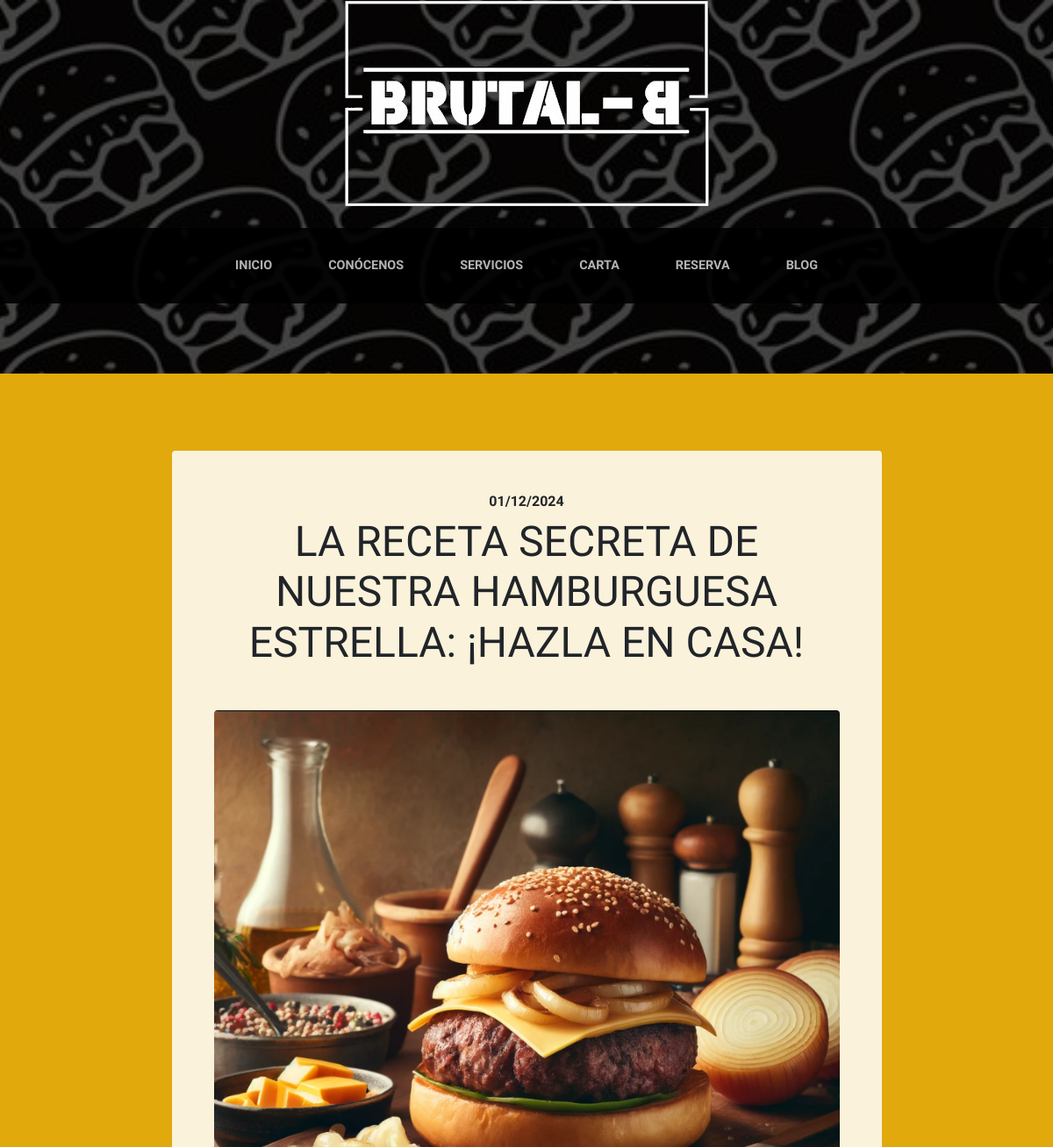
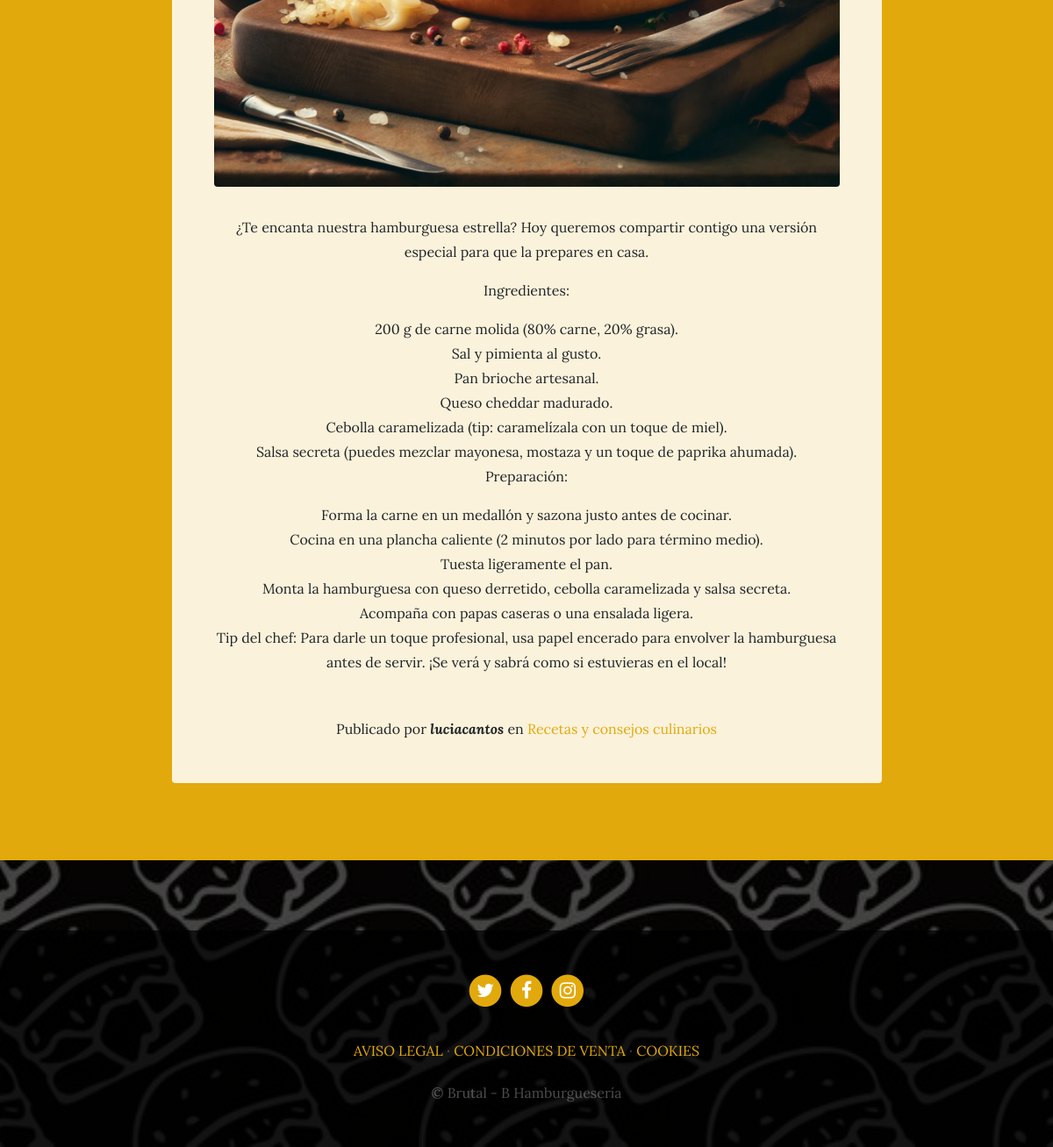
Page /blog/category/3/ on the committed database (2 pictures, top to bottom).
### blog/models.py (models this page shows, shortened)
class Post(models.Model):
    title = models.CharField(max_length=200, verbose_name="Título")
    content = models.TextField(verbose_name="Contenido")
    published = models.DateTimeField(default=now, verbose_name="Fecha de publicación")
    image = models.ImageField(upload_to="blog", null=True, blank=True, verbose_name="Imagen")
    author = models.ForeignKey(User, on_delete=models.CASCADE, verbose_name="Autor")
    categories = models.ManyToManyField(Category, verbose_name="Categorías", related_name="get_posts")
    created = models.DateTimeField(auto_now_add=True, verbose_name="Fecha de creación")
    updated = models.DateTimeField(auto_now=True, verbose_name="Fecha de edición")
    class Meta:
        verbose_name = "entrada"
        verbose_name_plural = "entradas"

class Category(models.Model):
    name = models.CharField(max_length=100, verbose_name='Nombre')
    created = models.DateTimeField(auto_now_add=True, verbose_name='Fecha de creación')
    updated = models.DateTimeField(auto_now=True, verbose_name='Fecha de edición')
    class Meta:
        verbose_name = 'categoría'
        verbose_name_plural = 'categorías'
    def __str__(self):
        return self.name

### pages/models.py (models this page shows, shortened)
class Page(models.Model):
    title = models.CharField(max_length=200, verbose_name= 'Título')
    content = RichTextField(verbose_name= 'Contenido')
    created = models.DateTimeField(auto_now_add=True, verbose_name= 'Fecha de creación')
    updated = models.DateTimeField(auto_now=True, verbose_name= 'Fecha de edición')
    order = models.SmallIntegerField(verbose_name= 'Orden', default=0)
    class Meta:
        verbose_name = 'Página'
        verbose_name_plural = 'Páginas'
        ordering = ['order','title']

### blog/views.py (the view)
# urls.py: path('category/<int:category_id>/', views.category, name='category')
def category(request, category_id):
    category = get_object_or_404(Category, id=category_id)
    return render(request, "blog/category.html",
{'category':category})

### pages/templatetags/pages_extras.py (called while the page is built)
@register.simple_tag
def get_page_list():
    pages = Page.objects.all()
    return pages

### social/processors.py (called while the page is built)
def ctx_dict(request):
    ctx = {}
    links = Link.objects.all()
    for link in links:
        ctx[link.key] = link.url
    return ctx

### blog/templates/blog/category.html (shortened to what this page needs)
{% extends 'core/base.html' %}
{% load static %}
{% block content %}
{% for post in category.get_posts.all %}
    <section class="page-section cta">
        <div class="container">
            <div class="row">
                <div class="col-xl-9 mx-auto">
                    <div class="cta-innerv text-center rounded">
                        <h2 class="section-heading mb-5">
                            <span class="section-heading-upper">{{post.published|date:"SHORT_DATE_FORMAT"}}</span>
                            <span class="section-heading-lower">{{post.title}}</span>
                        </h2>
                        <p class="mb-0">
                            <img class="mx-auto d-flex rounded img-fluid mb-3 mb-lg-0" src="{{post.image.url}}" alt="{{ post.title }}">
                        </p>
                        <p class="mb-0 mbt">{{post.content|linebreaks}}</p>
                        <p class="mb-0 mbt">
                            <span class="section-heading-under">
                                Publicado por <em><b>{{post.author}}</b></em> en
                                {% for category in post.categories.all %}
                                    <a href="{% url 'category' category.id %}" class="link">{{category.name}}</a>
                                {% endfor %}
                            </span>
                        </p>
                    </div>
                </div>
            </div>
        </div>
    </section>
{% endfor %}
{% endblock %}

### core/templates/core/base.html (shortened to what this page needs)
<!DOCTYPE html>
<html lang="es">
	<head>
		{% load static %}
		<link href="{% static 'core/vendor/bootstrap/css/bootstrap.min.css'%}" rel="stylesheet">
		<link href="{% static 'core/vendor/font-awesome/css/font-awesome.min.css' %}" rel="stylesheet" type="text/css">
		<link href="{% static 'core/css/business-casual.css' %}" rel="stylesheet">
	</head>
	<body>
		<div class="text-center mb-4">
			<img src="{% static 'core/img/logo.png' %}" alt="Logo del Restaurante" class="img-fluid">
		</div>
	</body>
</html>
<nav class="navbar navbar-expand-lg navbar-dark py-lg-4" id="mainNav">
	<div class="container">
	  <div class="collapse navbar-collapse" id="navbarResponsive">
		<ul class="navbar-nav mx-auto">
		  <li class="nav-item px-lg-4 {% if request.path == '/' %}active{% endif %}">
			<a class="nav-link text-uppercase text-expanded" href="{% url 'home' %}">Inicio</a>
		  </li>
		  <li class="nav-item px-lg-4 {% if request.path == '/about/' %}active{% endif %}">
			<a class="nav-link text-uppercase text-expanded" href="{% url 'about' %}">Conócenos</a>
		  </li>
		  <li class="nav-item px-lg-4 {% if request.path == '/services/' %}active{% endif %}">
			<a class="nav-link text-uppercase text-expanded" href="{% url 'services' %}">Servicios</a>
		  </li>
		  <li class="nav-item px-lg-4 {% if request.path == '/store/' %}active{% endif %}">
			<a class="nav-link text-uppercase text-expanded" href="{% url 'store' %}">Carta</a>
		  </li>
		  <li class="nav-item px-lg-4 {% if request.path == '/contact/' %}active{% endif %}">
			<a class="nav-link text-uppercase text-expanded" href="{% url 'reservation' %}">Reserva</a>
		  </li>
		  <li class="nav-item px-lg-4 {% if request.path == '/blog/' %}active{% endif %}">
			<a class="nav-link text-uppercase text-expanded" href="{% url 'blog' %}">Blog</a>
		  </li>
		</ul>
	  </div>
	</div>
  </nav>
        {% block content %} {% endblock %}
		<footer class="footer text-faded text-center py-5">
			<div class="container">
				<p class="m-0">
					<a href="https://x.com/hamburperfecta" class="link">
						<span class="fa-stack fa-lg">
							<i class="fa fa-circle fa-stack-2x"></i>
							<i class="fa fa-twitter fa-stack-1x fa-inverse"></i>
						</span>
					</a>
					<a href="https://www.facebook.com/login/?next=https%3A%2F%2Fwww.facebook.com%2Fbrutal.burger.2024%2F" class="link">
						<span class="fa-stack fa-lg">
							<i class="fa fa-circle fa-stack-2x"></i>
							<i class="fa fa-facebook fa-stack-1x fa-inverse"></i>
						</span>
					</a>
					<a href="https://www.instagram.com/brutalbofficial/" class="link">
						<span class="fa-stack fa-lg">
							<i class="fa fa-circle fa-stack-2x"></i>
							<i class="fa fa-instagram fa-stack-1x fa-inverse"></i>
						</span>
					</a>
				</p>
				<p class="m-0 mbt">
					{% load pages_extras %}
					{% get_page_list as page_list %}
					{% for page in page_list %}
					<a href="{% url 'sample' page.id  page.title|slugify%}" class="link">{{page.title}}</a>
					{% if not forloop.last %}·{% endif %}
					{% endfor %}
		</p>
				<p class="m-0 mbt1">&copy; Brutal - B  Hamburguesería</p>
			</div>
	</footer>
	</body>
</html>

### core/static/core/css/business-casual.css (style rules this page uses)
body { font-family: 'Lora'; background: linear-gradient(rgba(0, 0, 0, 0.712), rgba(0, 0, 0, 0.712)), url("../img/hamburguesas.jpg"); background-attachment: fixed; background-position: center; background-size: cover; }
h1, h2, h3, h4, h5, h6 { font-family: 'Raleway'; }
p { line-height: 1.75; }
.text-faded { color: rgba(255, 255, 255, 0.3); }
.page-section { margin-top: 5rem; margin-bottom: 5rem; }
.section-heading { text-transform: uppercase; }
.section-heading .section-heading-upper { display: block; font-size: 1rem; font-weight: 800; padding-bottom:.5rem; }
.section-heading .section-heading-lower { display: block; font-size: 3rem; font-weight: 100; }
#mainNav { background-color: rgba(0, 0, 0, 0.9); font-family: 'Raleway'; }
#mainNav .navbar-nav .nav-item .nav-link { color: rgba(255, 255, 255, 0.7); font-weight: 800; }
@media (min-width: 992px) { #mainNav .navbar-nav .nav-item .nav-link { font-size: 0.9rem; } }
.cta { padding-top: 5rem; padding-bottom: 5rem; background-color: #e2a90c; }
.cta .cta-innerv { position: relative; padding: 3rem; margin: 0.5rem; background-color: rgba(255, 255, 255, 0.85); }
.footer { background-color: rgba(0, 0, 0, 0.712); }
.mbt { padding-top: 2rem; }
.mbt1 { padding-top: 1.25rem; }
a.link { color: #e2a90c; }

### rows in the picture
Post: published "01/12/2024", title "LA RECETA SECRETA DE NUESTRA HAMBURGUESA ESTRELLA: ¡HAZLA EN CASA!", image (picture), content "¿Te encanta nuestra hamburguesa estrella? Hoy queremos compartir contigo una versión especial para que la prepares en casa. Ingredientes: 200 g de carne molida (80% carne, 20% grasa). Sal y pimienta al gusto. Pan brioche artesanal. Queso cheddar madurado. Cebolla caramelizada (tip: caramelízala con un toque de miel). Salsa secreta (puedes mezclar mayonesa, mostaza y un toque de paprika ahumada). Preparación: Forma la carne en un medallón y sazona justo antes de cocinar. Cocina en una plancha caliente (2 minutos por lado para término medio). Tuesta ligeramente el pan. Monta la hamburguesa con queso derretido, cebolla caramelizada y salsa secreta. Acompaña con papas caseras o una ensalada…", author "luciacantos"
Category: name "Recetas y consejos culinarios"
Page: title "AVISO LEGAL"
Page: title "CONDICIONES DE VENTA"
Page: title "COOKIES"
